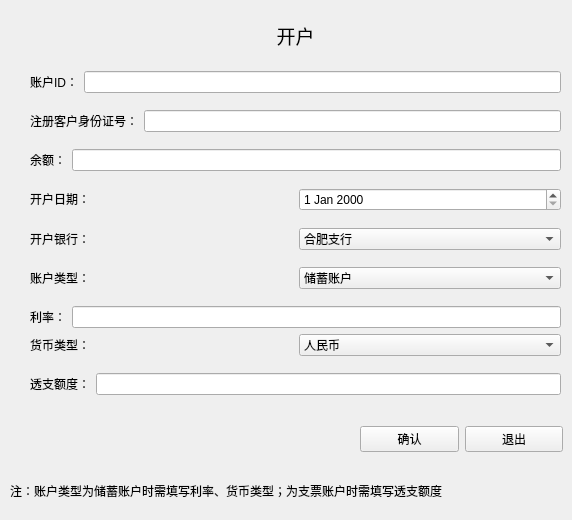
<?xml version="1.0" encoding="UTF-8"?>
<ui version="4.0">
 <class>Form</class>
 <widget class="QWidget" name="Form">
  <property name="geometry">
   <rect>
    <x>0</x>
    <y>0</y>
    <width>572</width>
    <height>520</height>
   </rect>
  </property>
  <property name="windowTitle">
   <string>Form</string>
  </property>
  <widget class="QLabel" name="label">
   <property name="geometry">
    <rect>
     <x>30</x>
     <y>10</y>
     <width>531</width>
     <height>51</height>
    </rect>
   </property>
   <property name="text">
    <string>&lt;html&gt;&lt;head/&gt;&lt;body&gt;&lt;p align=&quot;center&quot;&gt;&lt;span style=&quot; font-size:14pt;&quot;&gt;开户&lt;/span&gt;&lt;/p&gt;&lt;/body&gt;&lt;/html&gt;</string>
   </property>
  </widget>
  <widget class="QWidget" name="layoutWidget_4">
   <property name="geometry">
    <rect>
     <x>360</x>
     <y>420</y>
     <width>203</width>
     <height>39</height>
    </rect>
   </property>
   <layout class="QHBoxLayout" name="horizontalLayout_2">
    <item>
     <widget class="QPushButton" name="pushButton">
      <property name="text">
       <string>确认</string>
      </property>
     </widget>
    </item>
    <item>
     <widget class="QPushButton" name="pushButton_4">
      <property name="text">
       <string>退出</string>
      </property>
     </widget>
    </item>
   </layout>
  </widget>
  <widget class="QLabel" name="label_4">
   <property name="geometry">
    <rect>
     <x>10</x>
     <y>480</y>
     <width>551</width>
     <height>21</height>
    </rect>
   </property>
   <property name="lineWidth">
    <number>3</number>
   </property>
   <property name="text">
    <string>注：账户类型为储蓄账户时需填写利率、货币类型；为支票账户时需填写透支额度</string>
   </property>
  </widget>
  <widget class="QWidget" name="layoutWidget">
   <property name="geometry">
    <rect>
     <x>30</x>
     <y>60</y>
     <width>531</width>
     <height>351</height>
    </rect>
   </property>
   <layout class="QGridLayout" name="gridLayout">
    <item row="7" column="0">
     <layout class="QHBoxLayout" name="horizontalLayout_9">
      <item>
       <widget class="QLabel" name="label_17">
        <property name="text">
         <string>&lt;html&gt;&lt;head/&gt;&lt;body&gt;&lt;p align=&quot;right&quot;&gt;&lt;span style=&quot; color:#000000;&quot;&gt;透支额度：&lt;/span&gt;&lt;/p&gt;&lt;/body&gt;&lt;/html&gt;</string>
        </property>
       </widget>
      </item>
      <item>
       <widget class="QLineEdit" name="lineEdit_14">
        <property name="text">
         <string/>
        </property>
        <property name="readOnly">
         <bool>false</bool>
        </property>
       </widget>
      </item>
     </layout>
    </item>
    <item row="6" column="0">
     <layout class="QVBoxLayout" name="verticalLayout">
      <item>
       <layout class="QHBoxLayout" name="horizontalLayout_7">
        <item>
         <widget class="QLabel" name="label_15">
          <property name="text">
           <string>&lt;html&gt;&lt;head/&gt;&lt;body&gt;&lt;p align=&quot;right&quot;&gt;&lt;span style=&quot; color:#000000;&quot;&gt;利率：&lt;/span&gt;&lt;/p&gt;&lt;/body&gt;&lt;/html&gt;</string>
          </property>
         </widget>
        </item>
        <item>
         <widget class="QLineEdit" name="lineEdit_12">
          <property name="text">
           <string/>
          </property>
          <property name="readOnly">
           <bool>false</bool>
          </property>
         </widget>
        </item>
       </layout>
      </item>
      <item>
       <layout class="QHBoxLayout" name="horizontalLayout_8">
        <item>
         <widget class="QLabel" name="label_16">
          <property name="text">
           <string>&lt;html&gt;&lt;head/&gt;&lt;body&gt;&lt;p&gt;&lt;span style=&quot; color:#000000;&quot;&gt;货币类型：&lt;/span&gt;&lt;/p&gt;&lt;/body&gt;&lt;/html&gt;</string>
          </property>
         </widget>
        </item>
        <item>
         <widget class="QComboBox" name="comboBox_3">
          <item>
           <property name="text">
            <string>人民币</string>
           </property>
          </item>
          <item>
           <property name="text">
            <string>美元</string>
           </property>
          </item>
          <item>
           <property name="text">
            <string>欧元</string>
           </property>
          </item>
         </widget>
        </item>
       </layout>
      </item>
     </layout>
    </item>
    <item row="3" column="0">
     <layout class="QHBoxLayout" name="horizontalLayout_3">
      <item>
       <widget class="QLabel" name="label_13">
        <property name="text">
         <string>&lt;html&gt;&lt;head/&gt;&lt;body&gt;&lt;p&gt;&lt;span style=&quot; color:#000000;&quot;&gt;开户日期：&lt;/span&gt;&lt;/p&gt;&lt;/body&gt;&lt;/html&gt;</string>
        </property>
       </widget>
      </item>
      <item>
       <widget class="QDateEdit" name="dateEdit">
        <property name="dateTime">
         <datetime>
          <hour>0</hour>
          <minute>0</minute>
          <second>0</second>
          <year>2000</year>
          <month>1</month>
          <day>1</day>
         </datetime>
        </property>
        <property name="calendarPopup">
         <bool>false</bool>
        </property>
        <property name="date">
         <date>
          <year>2000</year>
          <month>1</month>
          <day>1</day>
         </date>
        </property>
       </widget>
      </item>
     </layout>
    </item>
    <item row="5" column="0">
     <layout class="QHBoxLayout" name="horizontalLayout_5">
      <item>
       <widget class="QLabel" name="label_3">
        <property name="text">
         <string>账户类型：</string>
        </property>
       </widget>
      </item>
      <item>
       <widget class="QComboBox" name="comboBox_2">
        <item>
         <property name="text">
          <string>储蓄账户</string>
         </property>
        </item>
        <item>
         <property name="text">
          <string>支票账户</string>
         </property>
        </item>
       </widget>
      </item>
     </layout>
    </item>
    <item row="0" column="0">
     <layout class="QHBoxLayout" name="horizontalLayout_6">
      <item>
       <widget class="QLabel" name="label_14">
        <property name="text">
         <string>&lt;html&gt;&lt;head/&gt;&lt;body&gt;&lt;p align=&quot;right&quot;&gt;&lt;span style=&quot; color:#000000;&quot;&gt;账户ID：&lt;/span&gt;&lt;/p&gt;&lt;/body&gt;&lt;/html&gt;</string>
        </property>
       </widget>
      </item>
      <item>
       <widget class="QLineEdit" name="lineEdit_11">
        <property name="text">
         <string/>
        </property>
        <property name="readOnly">
         <bool>false</bool>
        </property>
       </widget>
      </item>
     </layout>
    </item>
    <item row="2" column="0">
     <layout class="QHBoxLayout" name="horizontalLayout">
      <item>
       <widget class="QLabel" name="label_12">
        <property name="text">
         <string>&lt;html&gt;&lt;head/&gt;&lt;body&gt;&lt;p align=&quot;right&quot;&gt;&lt;span style=&quot; color:#000000;&quot;&gt;余额：&lt;/span&gt;&lt;/p&gt;&lt;/body&gt;&lt;/html&gt;</string>
        </property>
       </widget>
      </item>
      <item>
       <widget class="QLineEdit" name="lineEdit_10">
        <property name="text">
         <string/>
        </property>
        <property name="readOnly">
         <bool>false</bool>
        </property>
       </widget>
      </item>
     </layout>
    </item>
    <item row="4" column="0">
     <layout class="QHBoxLayout" name="horizontalLayout_4">
      <item>
       <widget class="QLabel" name="label_2">
        <property name="text">
         <string>开户银行：</string>
        </property>
       </widget>
      </item>
      <item>
       <widget class="QComboBox" name="comboBox">
        <item>
         <property name="text">
          <string>合肥支行</string>
         </property>
        </item>
        <item>
         <property name="text">
          <string>上海支行</string>
         </property>
        </item>
       </widget>
      </item>
     </layout>
    </item>
    <item row="1" column="0">
     <layout class="QHBoxLayout" name="horizontalLayout_10">
      <item>
       <widget class="QLabel" name="label_18">
        <property name="text">
         <string>&lt;html&gt;&lt;head/&gt;&lt;body&gt;&lt;p&gt;&lt;span style=&quot; color:#000000;&quot;&gt;注册客户身份证号：&lt;/span&gt;&lt;/p&gt;&lt;/body&gt;&lt;/html&gt;</string>
        </property>
       </widget>
      </item>
      <item>
       <widget class="QLineEdit" name="lineEdit_13">
        <property name="text">
         <string/>
        </property>
        <property name="readOnly">
         <bool>false</bool>
        </property>
       </widget>
      </item>
     </layout>
    </item>
   </layout>
  </widget>
 </widget>
 <resources/>
 <connections>
  <connection>
   <sender>pushButton_4</sender>
   <signal>clicked()</signal>
   <receiver>Form</receiver>
   <slot>close()</slot>
   <hints>
    <hint type="sourcelabel">
     <x>521</x>
     <y>452</y>
    </hint>
    <hint type="destinationlabel">
     <x>309</x>
     <y>495</y>
    </hint>
   </hints>
  </connection>
 </connections>
</ui>
